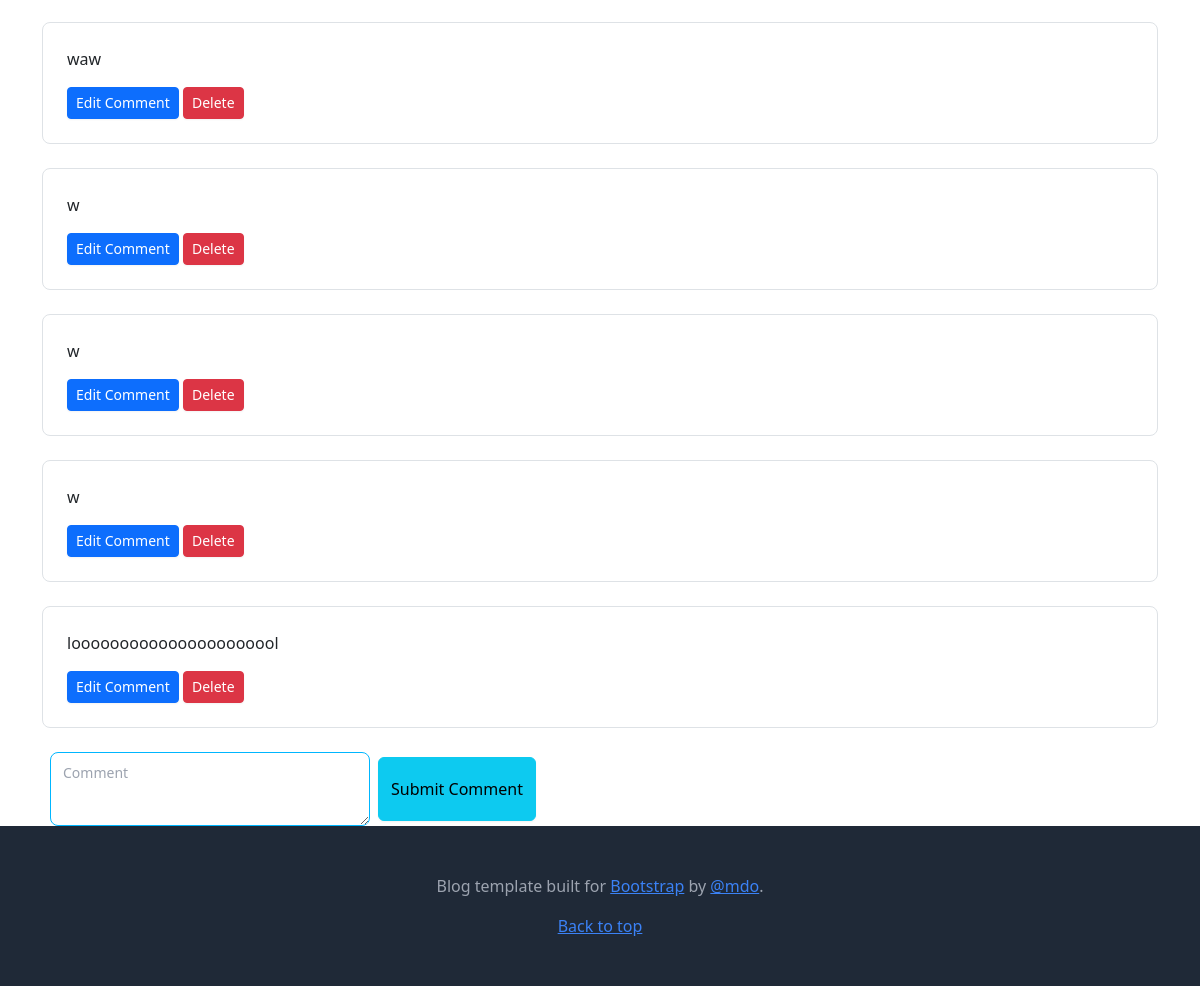
The page /posts/show?id=1 (lower part) on the database as committed earlier.
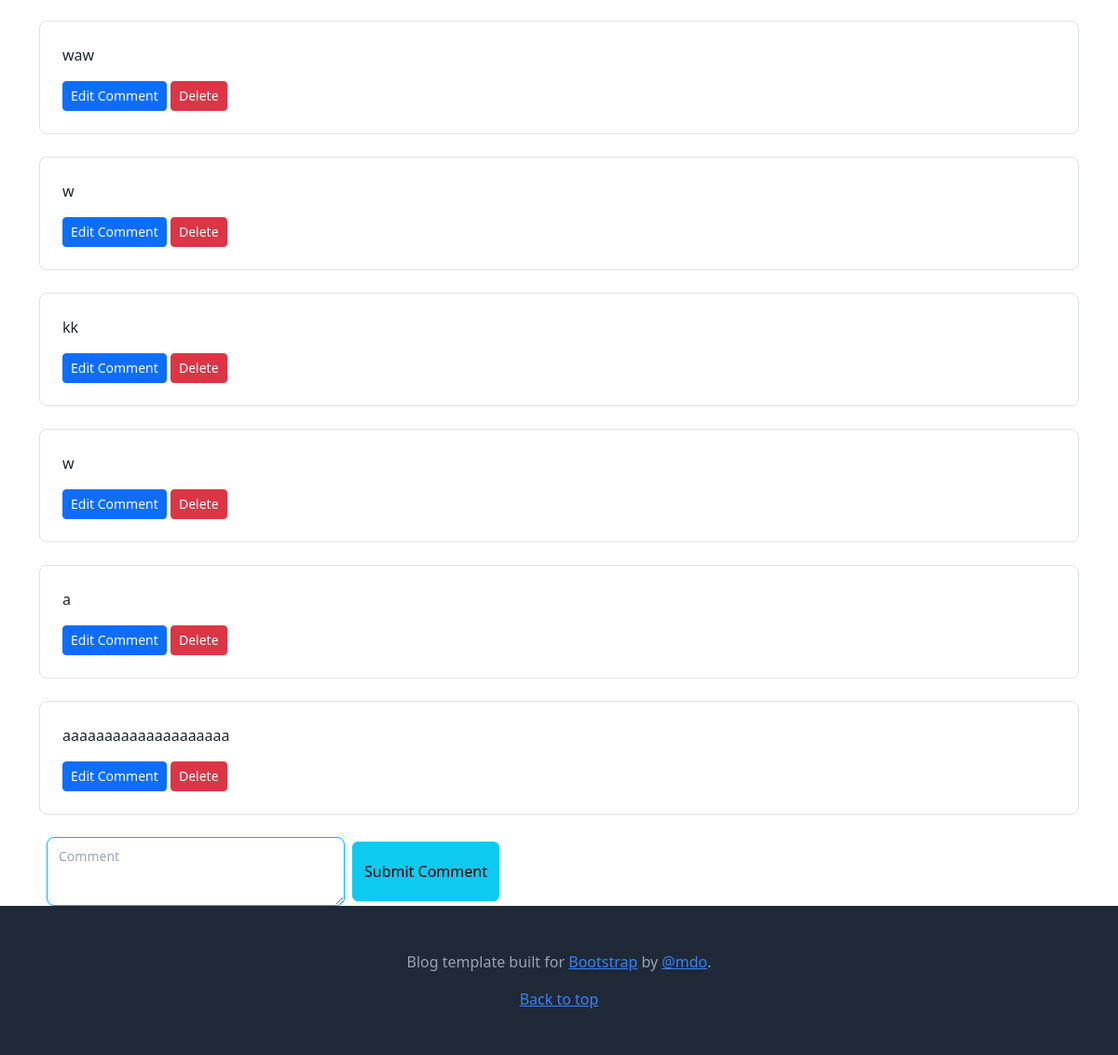
The same page on the database as committed later.
### tables this page shows
CREATE TABLE comments (
    id INTEGER PRIMARY KEY AUTOINCREMENT,
    post_id INTEGER,
    body TEXT NOT NULL,
    created_at DATETIME DEFAULT CURRENT_TIMESTAMP,
    updated_at DATETIME DEFAULT CURRENT_TIMESTAMP,
    FOREIGN KEY (post_id) REFERENCES posts(id) ON DELETE CASCADE
);

### helpers.php (called while the page is built, shortened)
<?php
function view($viewName, $vars=[]){
    extract($vars);
    include __DIR__ . "/views/$viewName.php";
}

### src/Controllers/PostsController.php (called while the page is built, shortened)
<?php
class PostsController
{
    public function show(){
        $post = Post::find($_GET['id']);
        view('posts/show', compact('post'));
    }
}

### src/DB.php (called while the page is built, shortened)
<?php
class DB
{
    private $conn;
    public function __construct()
    {
        try {
            $this->conn = new PDO('sqlite:' . __DIR__ . '/../db.sqlite');
            $this->conn->setAttribute(PDO::ATTR_ERRMODE, PDO::ERRMODE_EXCEPTION);
        } catch (PDOException $e) {
            echo "Connection failed: " . $e->getMessage();
        }
    }
    public function find($table, $class, $id)
    {
        $stmt = $this->conn->prepare("SELECT * FROM $table WHERE id=:id");
        $stmt->execute(['id' => $id]);
        $stmt->setFetchMode(PDO::FETCH_CLASS, $class);
        return $stmt->fetch();
    }
    public function where($table, $class, $field, $value)
    {
        $stmt = $this->conn->prepare("SELECT * FROM $table WHERE $field=:value");
        $stmt->execute(['value' => $value]);
        $stmt->setFetchMode(PDO::FETCH_CLASS, $class);
        return $stmt->fetchAll();
    }
}

### src/Models/Model.php (called while the page is built, shortened)
<?php
class Model
{
    public static $table;
    public static function find($id) {
        $db = new DB();
        return $db->find(static::$table, static::class, $id);
    }
}

### src/Models/Post.php (called while the page is built, shortened)
<?php
class Post extends Model {
    public $id;
    public function comments() {
        $db = new DB();
        return $db->where('comments', Comment::class, 'post_id', $this->id);
    }
}

### views/posts/show.php (the view, shortened to what this page needs)
<section class="comments container mx-auto mt-8">
            <div class="commentList">
                <?php $comments = $post->comments(); ?>
                <?php if (count($comments) > 0): ?>
                    <?php foreach($comments as $comment): ?>
                        <div class="comment container mx-auto mt-4 p-4  border border-gray-300 rounded-lg">
                            <p><?=$comment->body?></p>
                            <a href="/comments/edit?id=<?= $comment->id ?>" class="btn btn-primary btn-sm">Edit Comment</a>
                            <a href="/posts/show/delete?id=<?= $comment->id ?>" class="btn btn-danger btn-sm" onclick="return confirm('Are you sure you want to delete this comment?')">Delete</a>
                        </div>
                    <?php endforeach; ?>
                <?php else: ?>
                    <p>No comments yet.</p>
                <?php endif; ?>
            </div>
    <form class="commentForm flex items-center align-left space-x-2 mt-4">
                <textarea name="body" required class="textarea textarea-ghost textarea-bordered textarea-info textarea-sm w-full max-w-xs" placeholder="Comment"></textarea>
                <button type="submit" class="btn btn-info btn-xs sm:btn-sm md:btn-md lg:btn-lg">Submit Comment</button>
            </form>
</section>

Rows that differ between the two databases and show on the page:
removed comments: body "w"
removed comments: body "loooooooooooooooooooool"
added comments: body "kk"
added comments: body "a"
added comments: body "aaaaaaaaaaaaaaaaaaaa"
